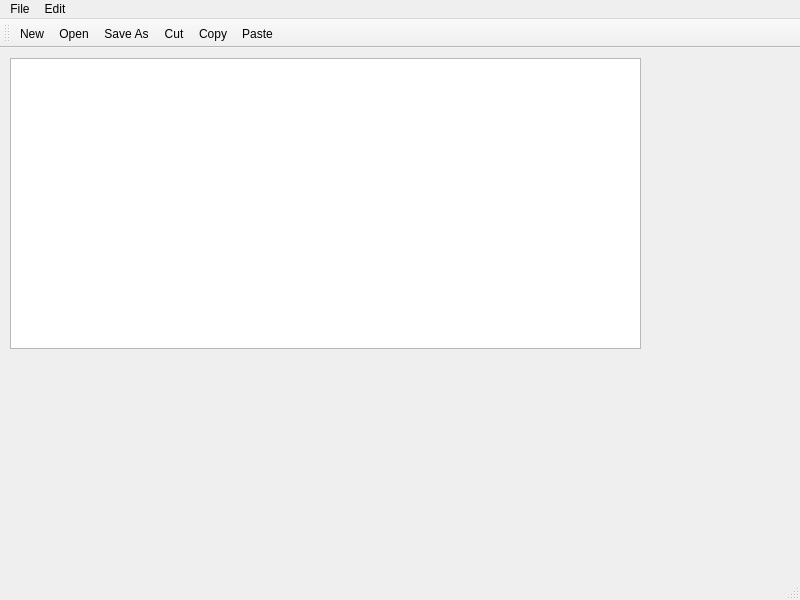
<?xml version="1.0" encoding="UTF-8"?>
<ui version="4.0">
 <class>MainWindow</class>
 <widget class="QMainWindow" name="MainWindow">
  <property name="geometry">
   <rect>
    <x>0</x>
    <y>0</y>
    <width>800</width>
    <height>600</height>
   </rect>
  </property>
  <property name="windowTitle">
   <string>MainWindow</string>
  </property>
  <widget class="QWidget" name="centralwidget">
   <widget class="QWidget" name="verticalLayoutWidget">
    <property name="geometry">
     <rect>
      <x>10</x>
      <y>10</y>
      <width>631</width>
      <height>291</height>
     </rect>
    </property>
    <layout class="QVBoxLayout" name="verticalLayout">
     <item>
      <widget class="QTextEdit" name="textEdit"/>
     </item>
    </layout>
   </widget>
  </widget>
  <widget class="QMenuBar" name="menubar">
   <property name="geometry">
    <rect>
     <x>0</x>
     <y>0</y>
     <width>800</width>
     <height>20</height>
    </rect>
   </property>
   <widget class="QMenu" name="menuFile">
    <property name="title">
     <string>File</string>
    </property>
    <addaction name="actionNew"/>
    <addaction name="actionOpen"/>
    <addaction name="actionSave_As"/>
    <addaction name="actionPrint"/>
    <addaction name="actionExit"/>
   </widget>
   <widget class="QMenu" name="menuEdit">
    <property name="title">
     <string>Edit</string>
    </property>
    <addaction name="actionCopy"/>
    <addaction name="actionPaste"/>
    <addaction name="actionCut"/>
    <addaction name="actionUndo"/>
    <addaction name="actionRedo"/>
   </widget>
   <addaction name="menuFile"/>
   <addaction name="menuEdit"/>
  </widget>
  <widget class="QStatusBar" name="statusbar"/>
  <widget class="QToolBar" name="toolBar">
   <property name="windowTitle">
    <string>toolBar</string>
   </property>
   <attribute name="toolBarArea">
    <enum>TopToolBarArea</enum>
   </attribute>
   <attribute name="toolBarBreak">
    <bool>false</bool>
   </attribute>
   <addaction name="actionNew"/>
   <addaction name="actionOpen"/>
   <addaction name="actionSave_As"/>
   <addaction name="actionCut"/>
   <addaction name="actionCopy"/>
   <addaction name="actionPaste"/>
  </widget>
  <action name="actionNew">
   <property name="icon">
    <iconset resource="resources.qrc">
     <normaloff>:/gfx/gfx/New.bmp</normaloff>:/gfx/gfx/New.bmp</iconset>
   </property>
   <property name="text">
    <string>New</string>
   </property>
  </action>
  <action name="actionOpen">
   <property name="icon">
    <iconset resource="resources.qrc">
     <normaloff>:/gfx/gfx/Open.bmp</normaloff>:/gfx/gfx/Open.bmp</iconset>
   </property>
   <property name="text">
    <string>Open</string>
   </property>
  </action>
  <action name="actionSave_As">
   <property name="icon">
    <iconset resource="resources.qrc">
     <normaloff>:/gfx/gfx/Save.bmp</normaloff>:/gfx/gfx/Save.bmp</iconset>
   </property>
   <property name="text">
    <string>Save As</string>
   </property>
  </action>
  <action name="actionPrint">
   <property name="text">
    <string>Print</string>
   </property>
  </action>
  <action name="actionExit">
   <property name="icon">
    <iconset resource="resources.qrc">
     <normaloff>:/gfx/gfx/DeleteSticky.bmp</normaloff>:/gfx/gfx/DeleteSticky.bmp</iconset>
   </property>
   <property name="text">
    <string>Exit</string>
   </property>
  </action>
  <action name="actionCopy">
   <property name="icon">
    <iconset resource="resources.qrc">
     <normaloff>:/gfx/gfx/Copy.bmp</normaloff>:/gfx/gfx/Copy.bmp</iconset>
   </property>
   <property name="text">
    <string>Copy</string>
   </property>
  </action>
  <action name="actionPaste">
   <property name="icon">
    <iconset resource="resources.qrc">
     <normaloff>:/gfx/gfx/Paste.bmp</normaloff>:/gfx/gfx/Paste.bmp</iconset>
   </property>
   <property name="text">
    <string>Paste</string>
   </property>
  </action>
  <action name="actionCut">
   <property name="icon">
    <iconset resource="resources.qrc">
     <normaloff>:/gfx/gfx/Cut.bmp</normaloff>:/gfx/gfx/Cut.bmp</iconset>
   </property>
   <property name="text">
    <string>Cut</string>
   </property>
  </action>
  <action name="actionUndo">
   <property name="text">
    <string>Undo</string>
   </property>
  </action>
  <action name="actionRedo">
   <property name="text">
    <string>Redo</string>
   </property>
  </action>
 </widget>
 <resources>
  <include location="resources.qrc"/>
 </resources>
 <connections/>
</ui>
